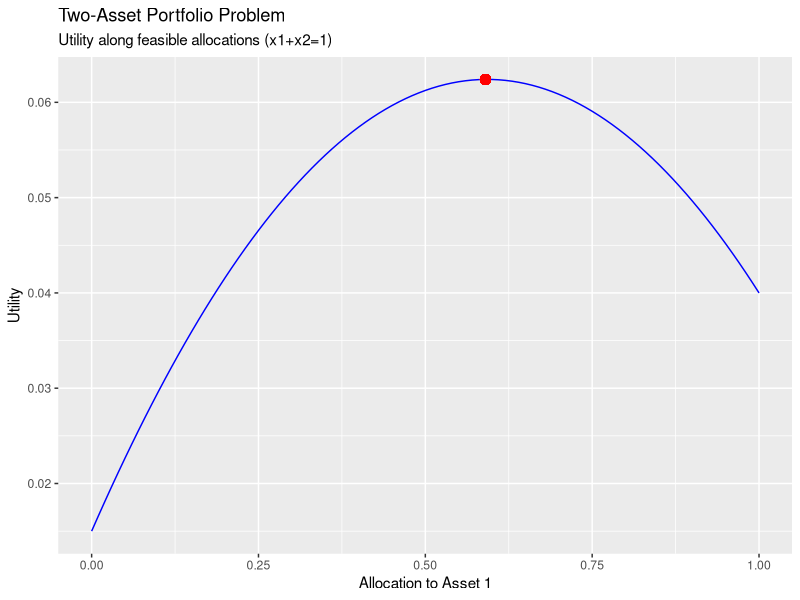
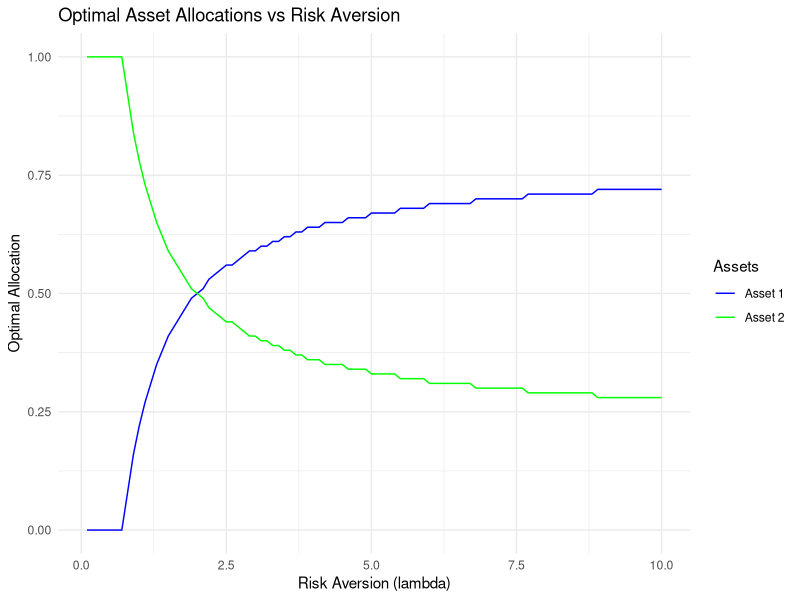
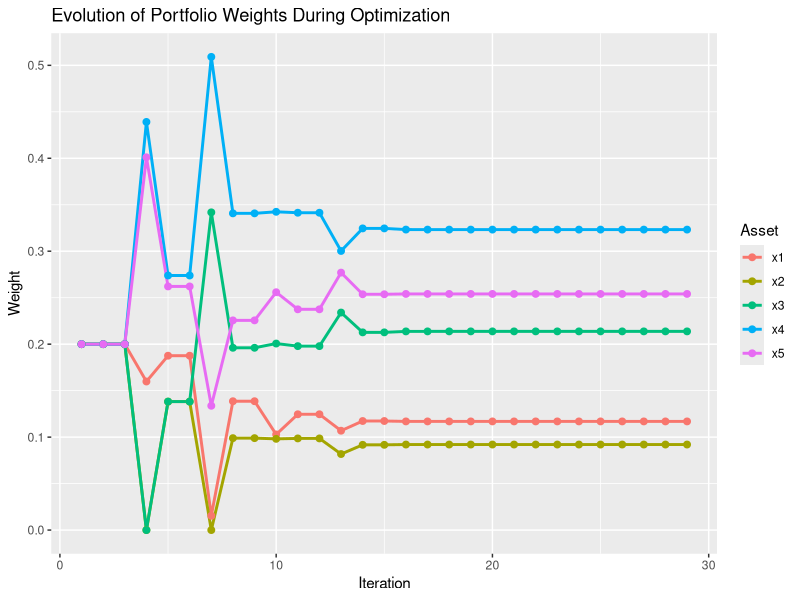

The R script that drew these images, in order:
library(ggplot2)

# Parameters
mu <- c(0.10, 0.15)   # expected returns
Omega <- matrix(c(0.04, 0.02,
                  0.02, 0.09), nrow=2)  # covariance
lambda <- 3           # risk aversion

# Utility function
U <- function(x) {
  mu %*% x - 0.5*lambda * t(x) %*% Omega %*% x
}

# Feasible grid of allocations
grid <- expand.grid(x1 = seq(0,1,length=101),
                    x2 = seq(0,1,length=101))
grid <- subset(grid, abs(x1+x2-1)<1e-6)  # enforce budget

grid$U <- apply(grid, 1, function(z) U(c(z[1],z[2])) )

# Find optimum
opt_idx <- which.max(grid$U)
x_star <- grid[opt_idx,]

# Plot
ggplot(grid, aes(x=x1, y=U)) +
  geom_line(color="blue") +
  geom_point(aes(x=x_star$x1, y=x_star$U), color="red", size=3) +
  labs(title="Two-Asset Portfolio Problem",
       subtitle="Utility along feasible allocations (x1+x2=1)",
       x="Allocation to Asset 1", y="Utility")

# solve for optimal allocation across all possible risk aversion levels
lambda_seq <- seq(0.1, 10, length=100)
opt_allocations <- sapply(lambda_seq, function(lam) {
  U_lam <- function(x) {
    mu %*% x - 0.5*lam * t(x) %*% Omega %*% x
  }
  grid$U_lam <- apply(grid, 1, function(z) U_lam(c(z[1],z[2])) )
  opt_idx_lam <- which.max(grid$U_lam)
  return(c(grid[opt_idx_lam, "x1"], grid[opt_idx_lam, "x2"]))
})

opt_allocations <- t(opt_allocations)
colnames(opt_allocations) <- c("x1", "x2")
opt_allocations <- as.data.frame(opt_allocations)
opt_allocations$lambda <- lambda_seq
# Plot optimal allocations vs risk aversion
ggplot(opt_allocations, aes(x=lambda)) +
  geom_line(aes(y=x1, color="Asset 1")) +
  geom_line(aes(y=x2, color="Asset 2")) +
  labs(title="Optimal Asset Allocations vs Risk Aversion",
       x="Risk Aversion (lambda)", y="Optimal Allocation") +
  scale_color_manual(name="Assets", values=c("Asset 1"="blue", "Asset 2"="green")) +
  theme_minimal()


#####################


library(nloptr)

set.seed(123)
n <- 5
mu <- runif(n, 0.05, 0.15)
A <- matrix(rnorm(n^2), n)
Omega <- crossprod(A)/n
lambda <- 5

# --- container to store trace ---
trace_list <- list()

# --- Objective with gradient and tracing ---
obj <- function(x) {
  val <- -( t(mu) %*% x - 0.5*lambda * t(x) %*% Omega %*% x )
  grad <- -mu + lambda * (Omega %*% x)
  
  # store iteration
  trace_list[[length(trace_list) + 1]] <<- as.numeric(x)
  
  list(objective = as.numeric(val), gradient = as.numeric(grad))
}

# --- Equality constraint with jacobian ---
budget_constraint <- function(x) {
  constr <- sum(x) - 1
  jac <- rep(1, length(x))
  list(constraints = constr, jacobian = jac)
}

# --- Bounds ---
lb <- rep(0, n)
ub <- rep(1, n)

# --- Solve ---
res <- nloptr(
  x0 = rep(1/n, n),
  eval_f = obj,
  eval_g_eq = budget_constraint,
  lb = lb, ub = ub,
  opts = list(
    algorithm   = "NLOPT_LD_SLSQP",
    xtol_rel    = 1e-8,
    print_level = 2,
    maxeval     = 50
  )
)

# --- Convert trace to dataframe for plotting ---
trace_mat <- do.call(rbind, trace_list)
trace_df <- data.frame(iter = 1:nrow(trace_mat), trace_mat)
colnames(trace_df)[-1] <- paste0("x", 1:n)

# Plot with ggplot
library(ggplot2)
trace_long <- reshape2::melt(trace_df, id.vars = "iter",
                             variable.name = "Asset", value.name = "Weight")

ggplot(trace_long, aes(x = iter, y = Weight, color = Asset)) +
  geom_line(linewidth = 1) +
  geom_point(size = 2) +
  labs(title = "Evolution of Portfolio Weights During Optimization",
       x = "Iteration", y = "Weight")

